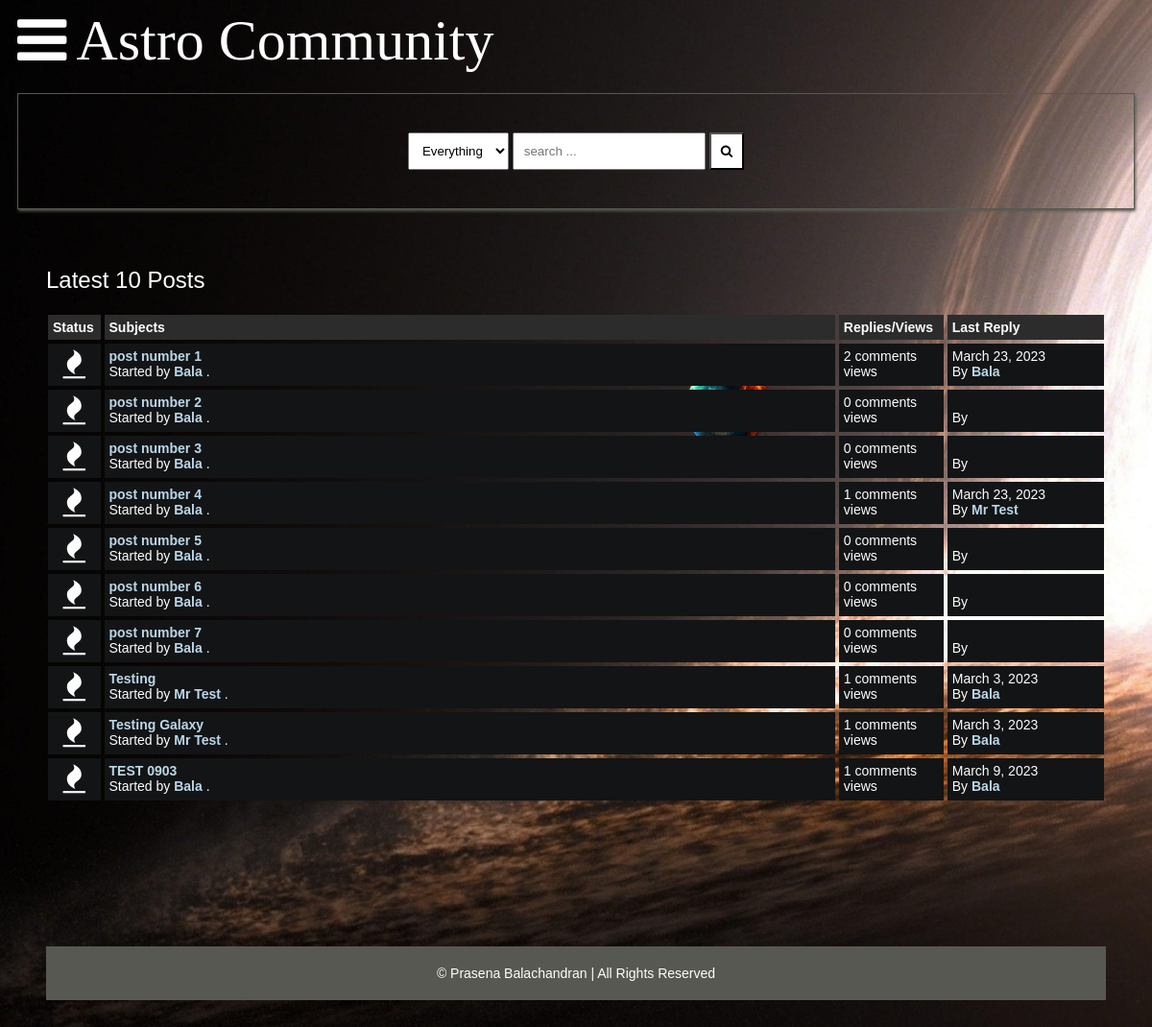
Page /latest_posts on the committed database.
### main/models.py (models this page shows, shortened)
class Post(models.Model):
    title = models.CharField(max_length=400)
    slug = models.SlugField(max_length=400, unique=True, blank=True)
    user = models.ForeignKey(Author, on_delete=models.CASCADE)
    content = HTMLField()
    categories = models.ManyToManyField(Category)
    date = models.DateTimeField(auto_now_add=True)
    approved = models.BooleanField(default=False)
    hit_count_generic = GenericRelation(
        HitCount,
        object_id_field="object_pk",
        related_query_name="hit_count_generic_relation",
    )
    tags = TaggableManager()
    comments = models.ManyToManyField(Comment, blank=True)
    closed = models.BooleanField(default=False)
    state = models.CharField(max_length=40, default="zero")
    def get_url(self):
        return reverse("detail", kwargs={"slug": self.slug})
    @property
    def num_comments(self):
        return self.comments.count()
    @property
    def last_reply(self):
        return self.comments.latest("date")

class Author(models.Model):
    user = models.ForeignKey(User, on_delete=models.CASCADE)
    fullname = models.CharField(max_length=40, blank=True)
    slug = slug = models.SlugField(max_length=400, unique=True, blank=True)
    bio = HTMLField()
    points = models.IntegerField(default=0)
    profile_pic = ResizedImageField(
        size=[50, 80],
        quality=100,
        upload_to="authors",
        default=None,
        null=True,
        blank=True,
    )

class Comment(models.Model):
    user = models.ForeignKey(Author, on_delete=models.CASCADE)
    content = models.TextField()
    date = models.DateTimeField(auto_now_add=True)
    replies = models.ManyToManyField(Reply, blank=True)

### main/views.py (the view)
# urls.py: path("latest_posts", latest_posts, name="latest_posts"),
def latest_posts(request):
    posts = Post.objects.all().filter(approved=True)[:10]
    context = {
        "posts": posts,
        "title": "ASTRO: Latest 10 Posts"
    }
    return render(request, "latest-posts.html", context)

### main/context_processors.py (called while the page is built, shortened)
def searchFunction(request):
    search_context = {}
    posts = Post.objects.all()
    return search_context

### templates/latest-posts.html (shortened to what this page needs)
{% extends 'base.html' %} {% load hitcount_tags %} {% block content %}
<div class="container">
	<div class="navigate">
		<span>Latest 10 Posts</span>
	</div>
	<div class="posts-table">
		<div class="table-head">
			<div class="status">Status</div>
			<div class="subjects">Subjects</div>
			<div class="replies">Replies/Views</div>
			<div class="last-reply">Last Reply</div>
		</div>
		{% for post in posts %}
		<div class="table-row">
			<div class="status"><i class="fa fa-fire"></i></div>
			<div class="subjects">
				<a href="{{post.get_url}}">{{post.title}}</a>
				<br >
				<span>
					Started by <b><a href="">{{post.user.fullname|title}}</a></b> .
				</span>
			</div>
			<div class="replies">
				{{post.num_comments}} comments <br >
				{% get_hit_count for post %} views
			</div>
			<div class="last-reply">
				{{post.last_reply.date|date}}
				<br >
				By <b><a href="">{{post.last_reply.user.fullname|title}}</a></b>
			</div>
		</div>
		{% endfor %}
	</div>
	{% endblock content %}

### static/assets/css/style.css (style rules this page uses)
:root { background-image: url("../images/blackhole.jpg"); background-color: #cccccc; }
* { box-sizing: border-box; }
html { font-size: 14px; font-family: 'Titillium Web', sans-serif; background-color:rgb(0,0,0); color:#FEFEFE; }
a { color:#BAD7E9; font-weight: bolder; text-decoration: none; }
.container { margin: 20px; padding: 20px; }
.table-head { display: flex; }
.table-head div { padding: 5px; margin: 2px; background-color: #2C2C2C; font-weight: bold; }
.table-head .status { flex: 5%; }
.table-head .subjects { flex: 70%; }
.table-head .replies { flex: 10%; }
.table-head .last-reply { flex: 15%; }
.table-row { display: flex; }
.table-row .status, .table-row .subjects, .table-row .replies, .table-row .last-reply { padding: 5px; margin: 2px; background-color: #131415; }
.table-row .status { flex: 5%; font-size: 30px; text-align: center; }
.table-row .subjects { flex: 70%; }
.table-row .replies { flex: 10%; }
.table-row .last-reply { flex: 15%; }
.navigate { margin-block: 20px; font-weight: lighter; font-size: 24px; }

### rows in the picture
Post: title "post number 1", user.fullname "Bala", num_comments "2", last_reply "March 23, 2023", last_reply.user.fullname "Bala"
Post: title "post number 2", user.fullname "Bala", num_comments "0"
Post: title "post number 3", user.fullname "Bala", num_comments "0"
Post: title "post number 4", user.fullname "Bala", num_comments "1", last_reply "March 23, 2023", last_reply.user.fullname "Mr Test"
Post: title "post number 5", user.fullname "Bala", num_comments "0"
Post: title "post number 6", user.fullname "Bala", num_comments "0"
Post: title "post number 7", user.fullname "Bala", num_comments "0"
Post: title "Testing", user.fullname "Mr Test", num_comments "1", last_reply "March 3, 2023", last_reply.user.fullname "Bala"
Post: title "Testing Galaxy", user.fullname "Mr Test", num_comments "1", last_reply "March 3, 2023", last_reply.user.fullname "Bala"
Post: title "TEST 0903", user.fullname "Bala", num_comments "1", last_reply "March 9, 2023", last_reply.user.fullname "Bala"
